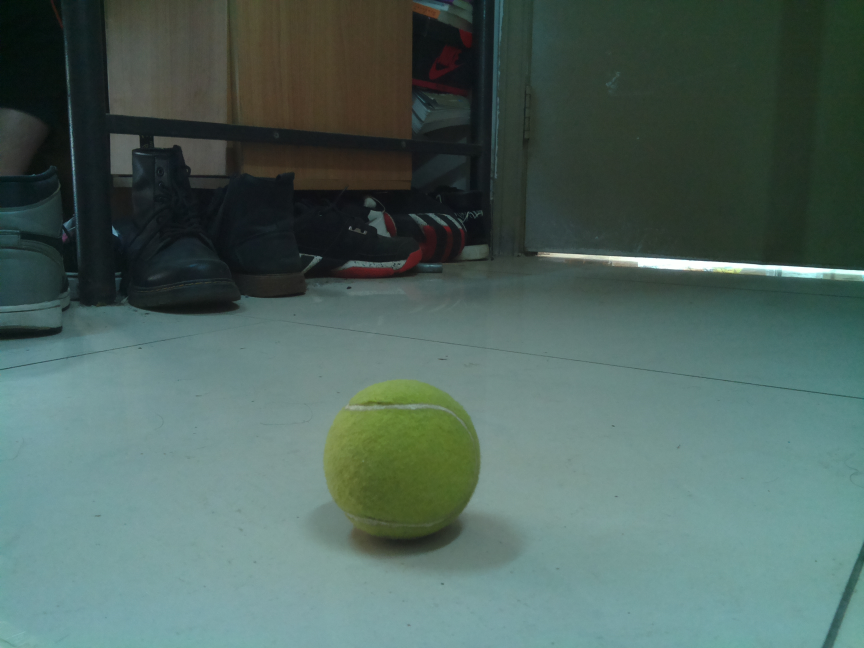
#> input picture essay/image0.jpg, 2592 x 1944 px (shown at 1/3 size)
$ jupyter execute test.ipynb
#> lines starting #> are read from the running program, lines starting #| are printed output that depends on the picture; after the words box and inside, x2 and y2 are one past the last pixel; in counts of white or black regions, pixels touching at a corner belong together
[cell 1]
import cv2

[cell 2]
import matplotlib.pyplot as plt

[cell 3]
import numpy as np

[cell 4]
img = cv2.imread("image0.jpg")
#> img is the input picture: shape (1944, 2592, 3); mean B, G, R 94.1, 100.5, 78.4

[cell 5]
plt.imshow(img)

[cell 6]
img = cv2.GaussianBlur(img, (5, 5), 5)

[cell 7]
plt.imshow(img)

[cell 8]
gray_img = cv2.cvtColor(img, cv2.COLOR_BGR2GRAY)
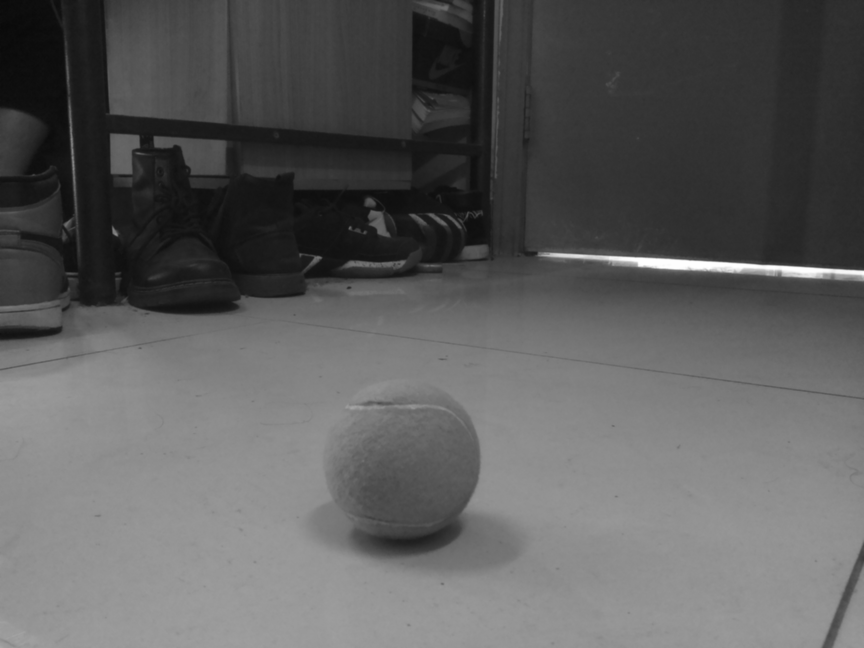
#> gray_img: shape (1944, 2592) (shown at 1/3 size); min 8, max 255, mean 93.2

[cell 9]
plt.imshow(gray_img, cmap=plt.cm.gray)

[cell 10]
hsv_img = cv2.cvtColor(img, cv2.COLOR_BGR2HSV)
#> hsv_img: shape (1944, 2592, 3); mean H, S, V 77.6, 70.6, 101.7

[cell 11]
plt.imshow(hsv_img, cmap=plt.cm.hsv)

[cell 12]
hist = img[1250:1500, 1200:1400]
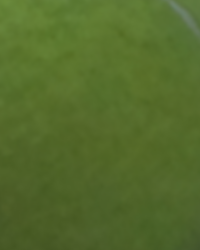
#> hist: shape (250, 200, 3); mean B, G, R 43.8, 107.1, 84

[cell 13]
plt.imshow(hist)

[cell 14]
hist = cv2.cvtColor(hist, cv2.COLOR_BGR2HSV)
#> hist: shape (250, 200, 3); mean H, S, V 41, 150.9, 107.1

[cell 15]
hist_H = cv2.calcHist([hist], [0], None, [181], [0, 180])
#> hist_H = 181 values, max 20404 at index 41, min 0 at index 0, mean 276.2
hist_S = cv2.calcHist([hist], [1], None, [256], [0, 255])
#> hist_S = 256 values, max 4031 at index 154, min 0 at index 0, mean 195.3
hist_V = cv2.calcHist([hist], [2], None, [256], [0, 255])
#> hist_V = 256 values, max 2175 at index 98, min 0 at index 0, mean 195.3

[cell 16]
plt.plot(hist_H)
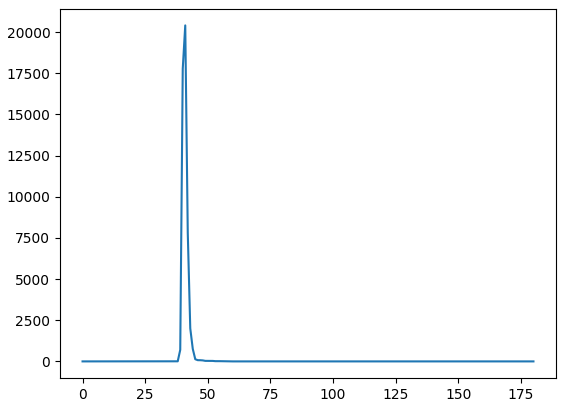
#> figure drawn by matplotlib, 1 panel; curve peaks at x = 41, y = 20404

[cell 17]
plt.plot(hist_S)
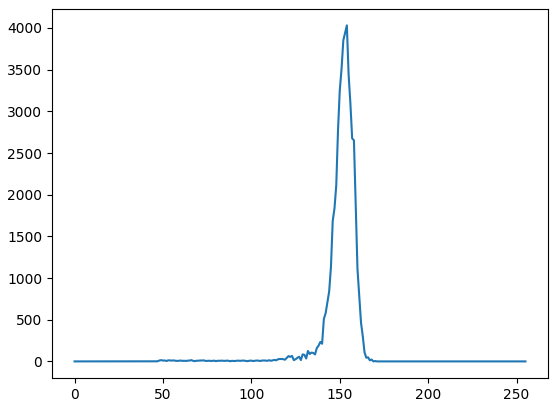
#> figure drawn by matplotlib, 1 panel; curve peaks at x = 154, y = 4031

[cell 18]
plt.plot(hist_V)
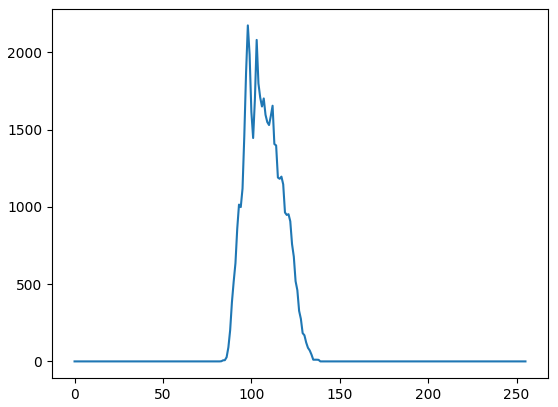
#> figure drawn by matplotlib, 1 panel; curve peaks at x = 98, y = 2175

[cell 19]
lower = np.array([35, 130, 80])
higher = np.array([50, 170, 140])

[cell 20]
edge = cv2.Canny(gray_img, 5, 10)
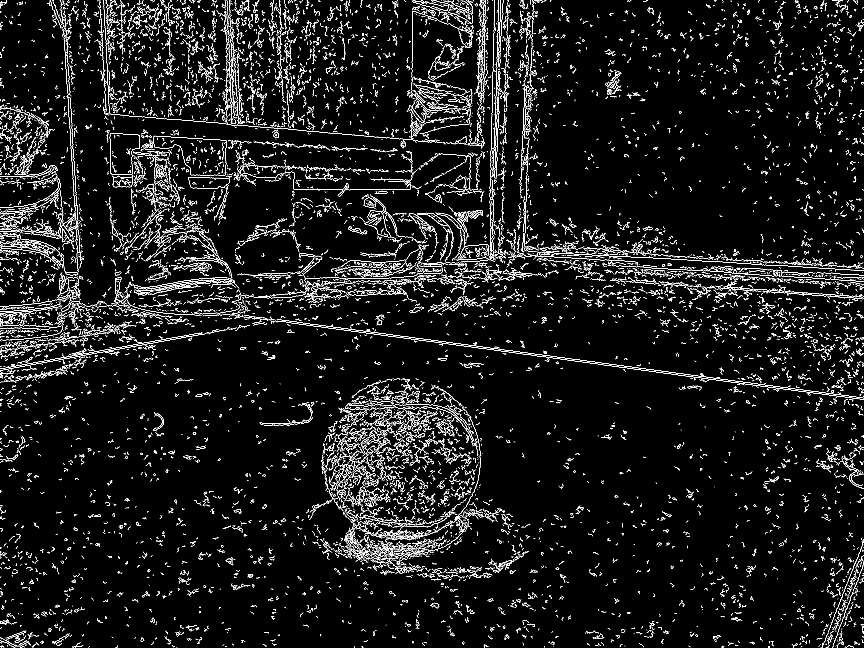
#> edge: shape (1944, 2592) (shown at 1/3 size); 4.1% white in thin lines or dots
plt.imshow(edge, cmap=plt.cm.gray)

[cell 21]
circles = cv2.HoughCircles(edge, cv2.HOUGH_GRADIENT, 1, 60, param1=100, param2=100, minRadius=100, maxRadius=300)
#> circles = [[1206.5, 1384.5, 232.3], [1194.5, 1464.5, 209.2], [1248.5, 1430.5, 172.9], [1142.5, 1394.5, 176.2], [1131.5, 1462.5, 138.8]]

[cell 22]
circles.shape
#> Out = (1, 5, 3)

[cell 23]
import copy

[cell 24]
# fig, ax = plt.subplots(3, 4)
img_out = copy.copy(img)
if circles is not None:
    x = circles[0][:, 0].astype(int)
#> x = [1206, 1194, 1248, 1142, 1131]
    y = circles[0][:, 1].astype(int)
#> y = [1384, 1464, 1430, 1394, 1462]
    r = circles[0][:, 2].astype(int)
#> r = [232, 209, 172, 176, 138]
    s_r = (r/1.5).astype(int)
#> s_r = [154, 139, 114, 117, 92]
    num = len(circles[0])
#> num = 5
    rate = np.zeros(num)
#> rate = [0, 0, 0, 0, 0]
    print(num)
#| 5
    for i in range(num):
        detect_area = (hsv_img[y[i]-s_r[i]:y[i]+s_r[i], x[i]-s_r[i]:x[i]+s_r[i]])
        # ax[i//5][i%5].imshow(detect_area, cmap=plt.cm.hsv)
        height, width, channel = detect_area.shape
        if height != 0 and width != 0:
            tennis_color_mask = cv2.inRange(detect_area, lower, higher)
            num_point = np.sum(tennis_color_mask/255)
            rate[i] = num_point / (height * width)
#> this loop made 5 passes
#> num_point on passes 1 to 5: 90893, 62902, 51723, 51045, 31010
#> pass 1, `tennis_color_mask = cv2.inRange(detect_area, lower, higher)`:
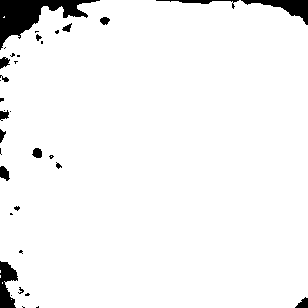
#> tennis_color_mask: shape (308, 308); 95.8% white; 36 black regions (21 under 20 px), largest, box (x1, y1, x2, y2) and area: (0, 0, 100, 50) 1865, (241, 0, 308, 25) 600, (0, 261, 18, 308) 541
#> pass 2, `tennis_color_mask = cv2.inRange(detect_area, lower, higher)`:
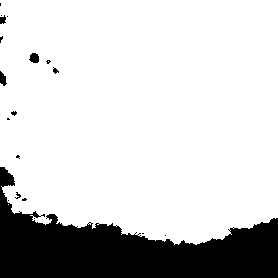
#> tennis_color_mask: shape (278, 278); 81.4% white; 19 black regions (14 under 20 px), largest, box (x1, y1, x2, y2) and area: (0, 167, 278, 278) 14077, (29, 53, 39, 63) 78, (0, 71, 7, 86) 67, (0, 15, 6, 24) 39, (53, 67, 59, 74) 23
#> after the loop: detect_area: shape (184, 184, 3); mean H, S, V 39.7, 141, 96.6
#> after the loop, rate = [0.958, 0.814, 0.995, 0.932, 0.916]
            #img_out = cv2.circle(img, (x[i], y[i]), r[i], (255, 0, 0), thickness=2)
            #ax[i//4][i%4].imshow(img_out)
    i = np.argmax(rate)
#> i = 2
    if rate[i] > 0.4:
        x_pos = x[i]
#> x_pos = 1248
        y_pos = y[i]
#> y_pos = 1430
        radius = r[i]
#> radius = 172
img_out = cv2.circle(img_out, (x_pos, y_pos), radius, (255, 0, 0), thickness=10)
plt.imshow(img_out)
